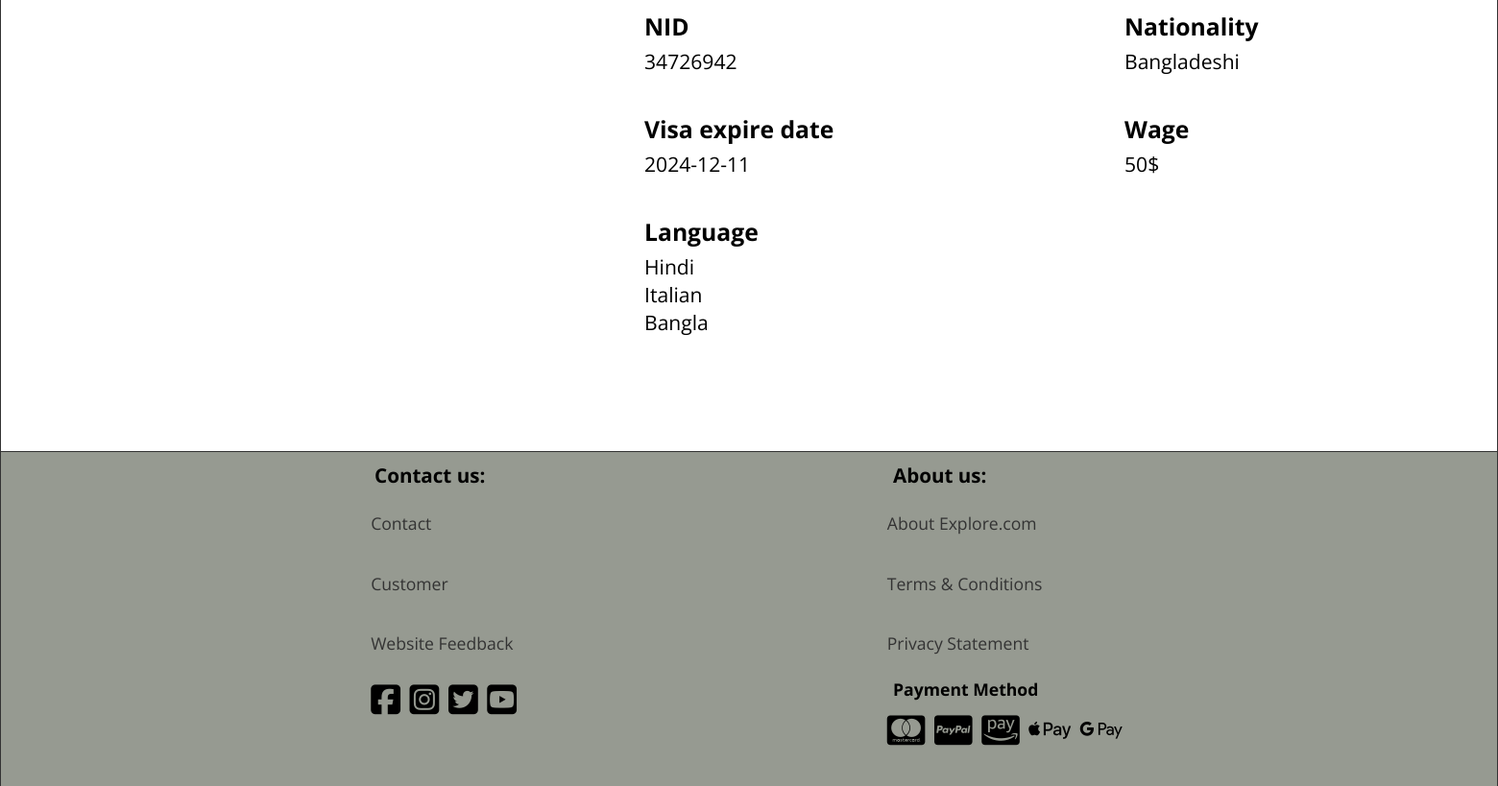
Before: /Admin/guide_profile.php (signed in, lower part) with the older database file.
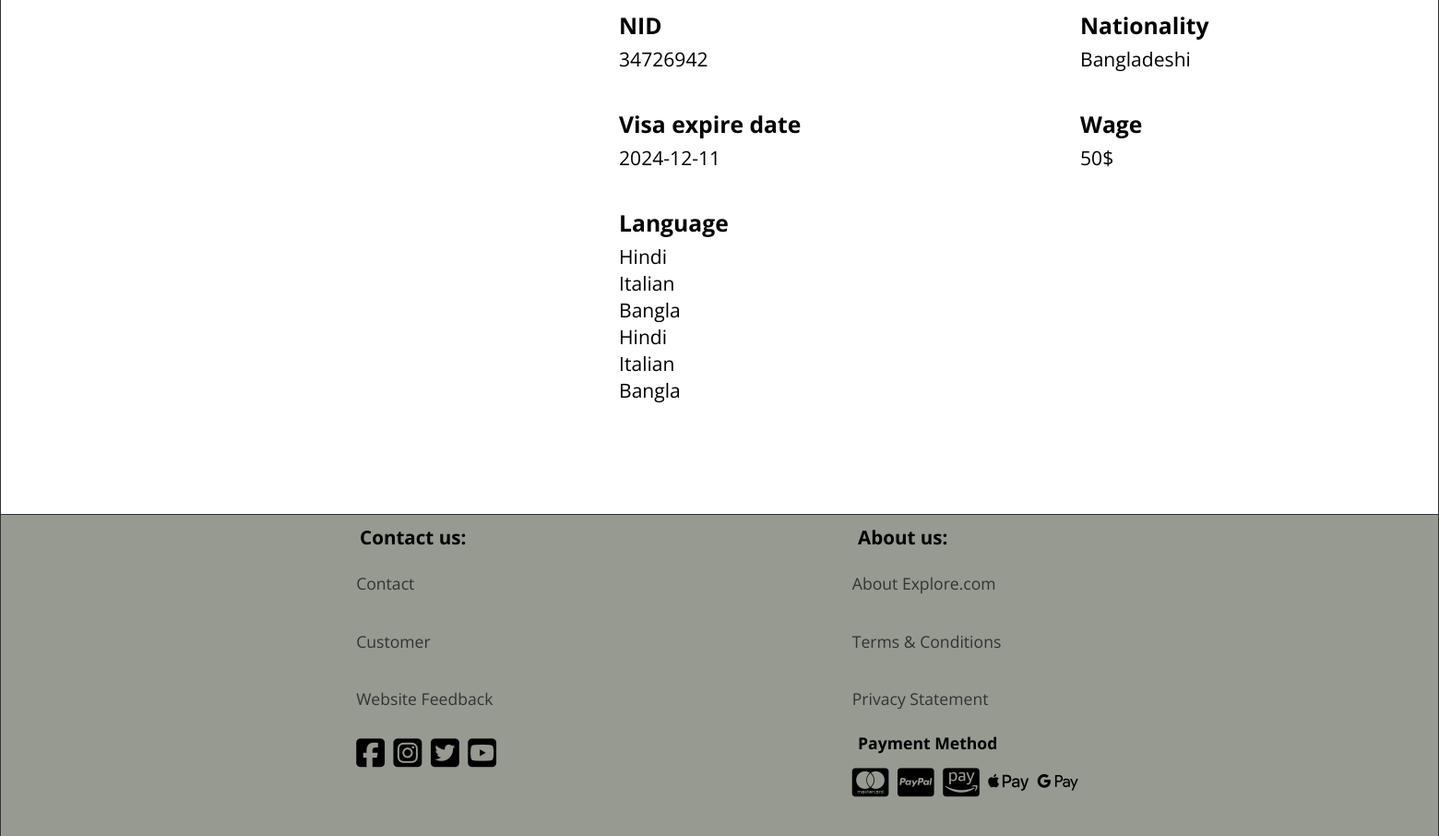
After: the same page with the newer database file.
### tables this page shows
CREATE TABLE `guide_speak` (
  `username` varchar(50) DEFAULT NULL,
  `language` varchar(50) DEFAULT NULL
);

### Admin/guide_profile.php (the view, shortened to what this page needs)
<?php
$conn = mysqli_connect("localhost","root","","explore_plus");
$user = $_SESSION['guide_username'];
$sql = "SELECT * FROM guide WHERE username = '{$user}'";
$result = mysqli_query($conn,$sql);
$info = mysqli_fetch_assoc($result);
?>
<!DOCTYPE html>
<html lang="en">
<head>
  <link rel="stylesheet" href="../css/style.css">
  <link rel="stylesheet" href="https://cdnjs.cloudflare.com/ajax/libs/font-awesome/6.5.1/css/all.min.css" />
</head>
<body>
<main class="main">
  <div class="profile__container">
    <div class="profile__about">
      <div class="profile__info">
        <div class="profile__label"><h3>NID</h3></div>
        <div class="profile__data"><?php echo htmlspecialchars($info['NID'])?></div>
      </div>
      <div class="profile__info">
        <div class="profile__label"><h3>Nationality</h3></div>
        <div class="profile__data"><?php echo htmlspecialchars($info['nationality'])?></div>
      </div>
      <div class="profile__info">
        <div class="profile__label"><h3>Visa expire date</h3></div>
        <div class="profile__data"><?php echo htmlspecialchars($info['visa_expiry_date'])?></div>
      </div>
      <div class="profile__info">
        <div class="profile__label"><h3>Wage</h3></div>
        <div class="profile__data"><?php echo htmlspecialchars($info['wage']).'$'?></div>
      </div>
        <div class="profile__info">
            <?php
            $languageSql = "SELECT language
                            FROM guide_speak gs
                            INNER JOIN guide g
                            ON gs.username = g.username
                            WHERE gs.username = '{$user}'";
            $languRes = mysqli_query($conn,$languageSql);
            $languages = mysqli_fetch_all($languRes,MYSQLI_ASSOC);
            ?>
            <div class="profile__label"><h3>Language</h3></div>
            <?php foreach ($languages as $lang): ?>
                <div class="profile__data"><?php echo $lang['language'] ?></div>
            <?php endforeach; ?>
        </div>
    </div>
  </div>
</main>
<footer class="footer admin-foot">
    <div class="footer__contact">
        <h3 class="footer__h3">Contact us:</h3>
        <ul class="footer__ul">
            <li><a href="../footerPage/contact_us.html">Contact</a></li>
            <li><a href="../footerPage/customer.html">Customer</a></li>
            <li><a href="../footerPage/website_feedback.php">Website Feedback</a></li>
        </ul>
        <div class="footer__icons">
            <i class="fa-brands fa-square-facebook"></i>
            <i class="fa-brands fa-square-instagram"></i>
            <i class="fa-brands fa-square-twitter"></i>
            <i class="fa-brands fa-square-youtube"></i>
        </div>
    </div>
    <div class="footer__about">
        <h3 class="footer__h3">About us:</h3>
        <ul class="footer__ul">
            <li><a href="../footerPage/about__us.html">About Explore.com</a></li>
            <li><a href="../footerPage/terms_condition.html">Terms &amp; Conditions</a></li>
            <li><a href="../footerPage/privacy_statement.html">Privacy Statement</a></li>
        </ul>
        <h4 class="footer__h3">Payment Method</h4>
        <div class="footer__icons">
            <i class="fa-brands fa-cc-mastercard"></i>
            <i class="fa-brands fa-cc-paypal"></i>
            <i class="fa-brands fa-cc-amazon-pay"></i>
            <i class="fa-brands fa-apple-pay"></i>
            <i class="fa-brands fa-google-pay"></i>
        </div>
    </div>
</footer>

Changed rows visible on the page:
added guide_speak: language "Hindi"
added guide_speak: language "Italian"
added guide_speak: language "Bangla"
